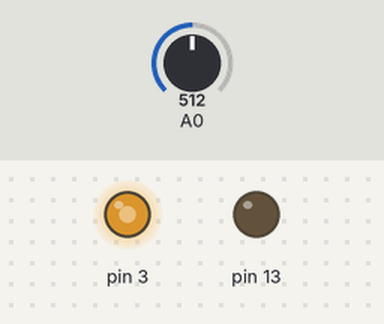
The sketch below on a simulated Teensy 4. On the bench: output pins drawn as LEDs (lit = HIGH). The inputs (shaded band) are chosen by the test bench; at power-on: A0 = 512.

Above: at 1.2 s.
1.3 s: A0 set to 340
At 1.7 s:
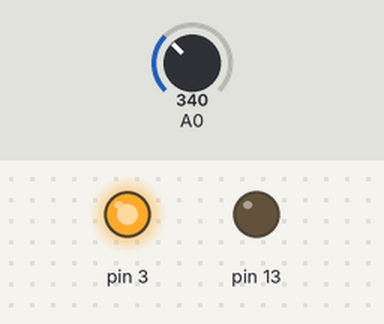
2.8 s: A0 set to 716
At 3.8 s:
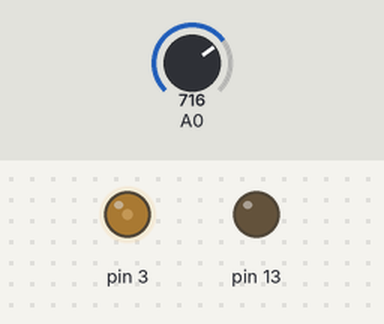
4.3 s: A0 set to 860
At 5.5 s:
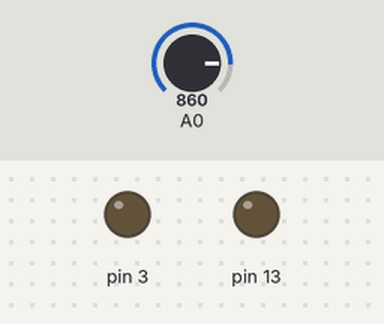
5.8 s: A0 set to 840
At 6.5 s:
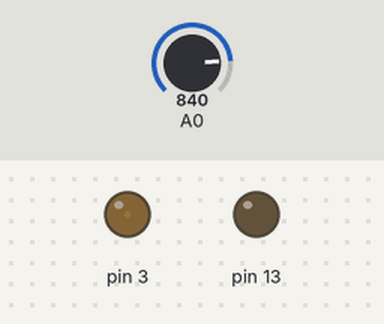
7.3 s: A0 set to 900
At 8.5 s:
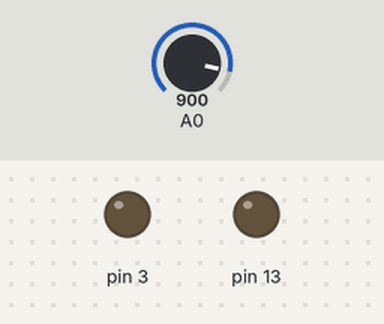
8.8 s: A0 set to 306
At 9.7 s:
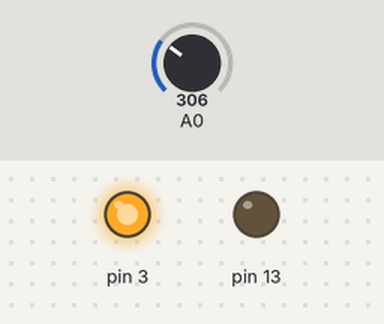
Timing chart, 0 to 11.3 s (numbered marks = the images above; inputs shaded):
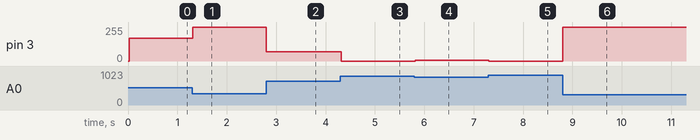

The sketch:

BendSensorCC.ino
```cpp
// (licence header left out)
// This sketch, for a PJRC Teensy microcontroller, interfaces a bend sensor
// to the Teensy and turns it into a mod wheel controller. As you bend the
// the sensor more, a larger value is sent on MIDI continuous controller
// number 1 (mod wheel). If the sensor is, say, sewn onto a glove, the
// mod wheel value could be controlled by making a fist.

// Min, max values we see from bend sensor (using a 10k resistor - see
// http://bildr.org/2012/11/flex-sensor-arduino/ for a wiring diagram).
#define SENSOR_MIN 350
#define SENSOR_MAX 850

// The MIDI controller number to send data on
#define CONTROLLER 1
// Send MIDI data on this channel
#define MIDI_CHANNEL 1
// Send continuous controller message no more than
// every CC_INTERVAL milliseconds
#define CC_INTERVAL 20

// The last time we sent a CC value
unsigned long ccSendTime = 0L;
// The value read from the sensor
int sensorValue;
// The CC value we will send
int ccVal;
// The last CC value we sent
int lastCcVal = 0;

void setup() {
  // Enable the built-in LED for output - we'll
  // turn it on when a CC value is being sent.
  pinMode(13, OUTPUT);
  // And, if an LED is hooked up to pin 3, which
  // can do pulse-width modulation, we'll make
  // that LED's brightness follow the breath
  // value we're sending on the MIDI bus.
  pinMode(3, OUTPUT);
}

void loop() {
  // Only read the sensor if enough time has passed
  if (millis() - ccSendTime > CC_INTERVAL) {
    // read the input on analog pin 0
    sensorValue = analogRead(A0);
    // Map the value, which may range from SENSOR_MIN to
    // SENSOR_MAX, to a value in the range 0 to 127, which is
    // the valid range for a MIDI continuous controller
    // We constrain any values we receive that are outside this
    // range...
    sensorValue = constrain(sensorValue, SENSOR_MIN, SENSOR_MAX);
    // Then map the constrained value to a number in the range
    // 0 to 127. When the sensor is not bent, it produces the
    // largest analog values, so the mapping is reversed (from
    // 127 to 0, rather than 0 to 127).
    ccVal = lastCcVal = map(sensorValue, SENSOR_MIN, SENSOR_MAX, 127, 0);
    // And send the value as a MIDI CC message
    usbMIDI.sendControlChange(CONTROLLER, ccVal, MIDI_CHANNEL);
    // Set the brightness of the PWM LED
     analogWrite(3, 2 * ccVal);
    ccSendTime = millis();
  }
}
```

Measured:
- after the input at 1.3 s, pin 3: 172/255 → 254/255 at once
- after the input at 2.8 s, pin 3: 254/255 → 70/255 at once
- after the input at 4.3 s, pin 3: 70/255 → 0/255 at once
- after the input at 5.8 s, pin 3: 0/255 → 6/255 at once
- after the input at 7.3 s, pin 3: 6/255 → 0/255 at once
- after the input at 8.8 s, pin 3: 0/255 → 254/255 at once
